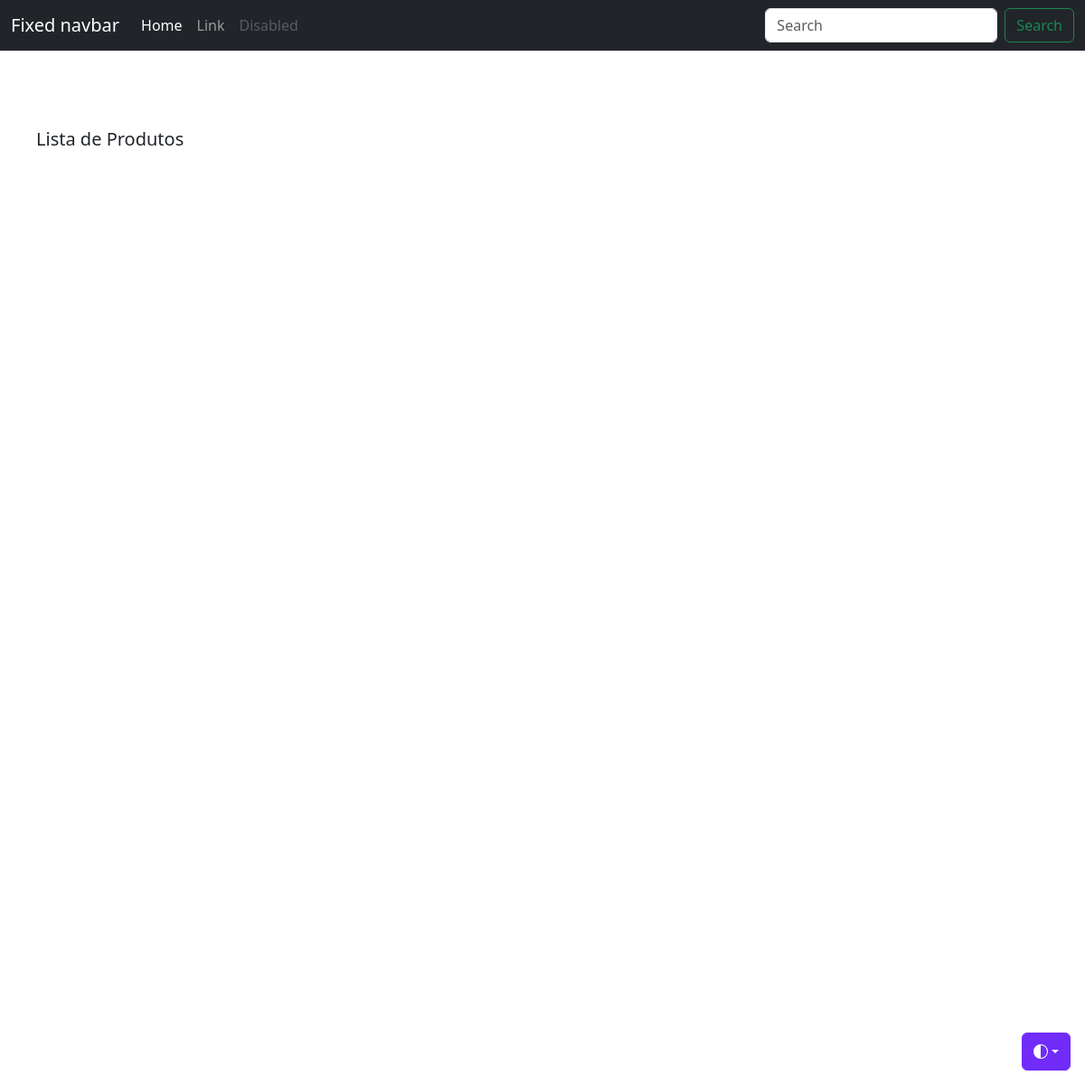
Before: /listar_produtos/ with the older database file.
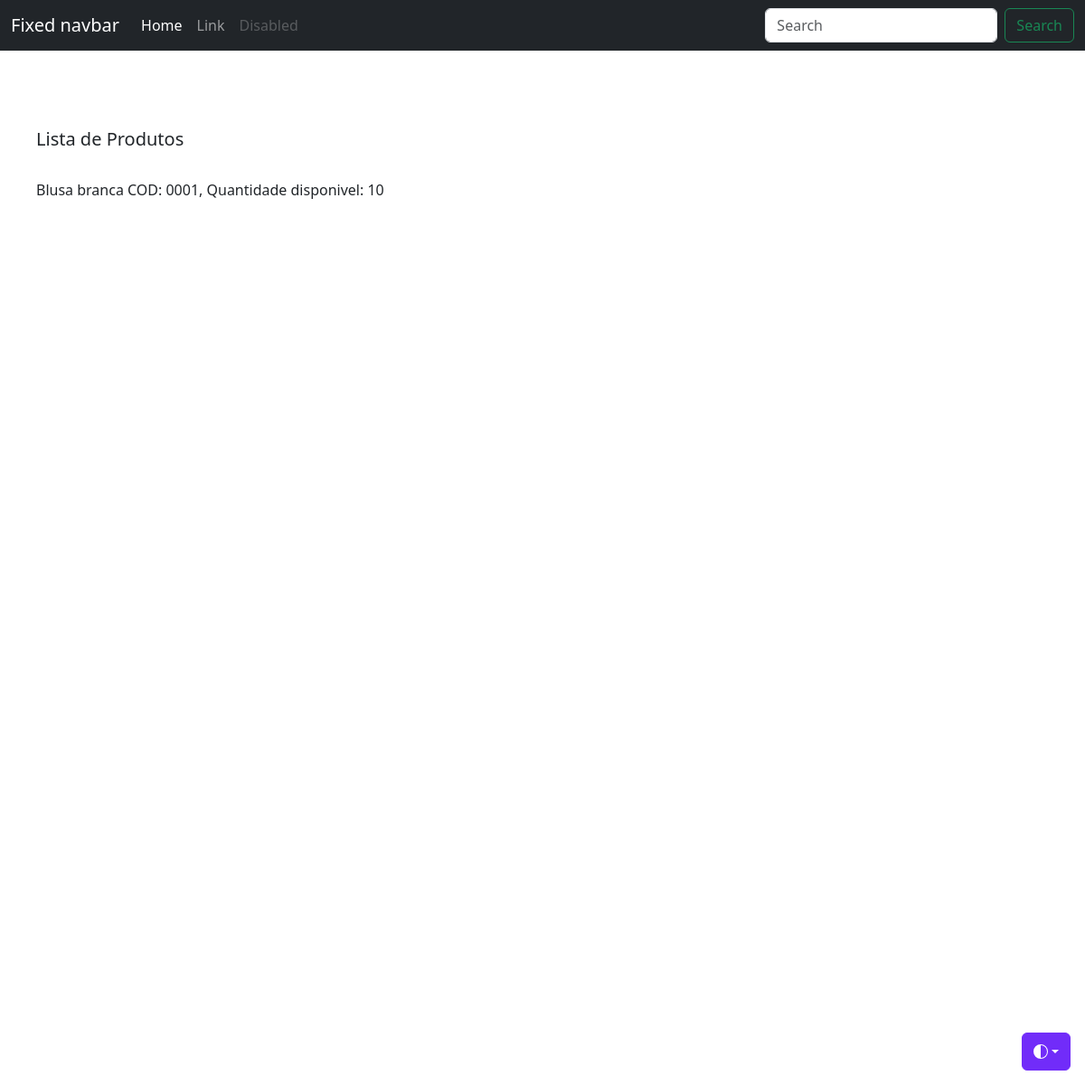
After: the same page with the newer database file.
### estoqueapp/models.py (models this page shows, shortened)
class Estoque(models.Model):
    categoria = models.CharField(max_length=50, blank=True, null=True)
    nome_item = models.CharField(max_length=50, blank=True, null=True)
    quantidade = models.IntegerField(default='0', blank=True, null=True)
    quantidade_recebida = models.IntegerField(default='0', blank=True, null=True)
    recebido_por = models.CharField(max_length=50, blank=True, null=True)
    quantidade_emitida = models.IntegerField(default='0', blank=True, null=True)
    emitido_por = models.CharField(max_length=50, blank=True, null=True)
    emitido_para = models.CharField(max_length=50, blank=True, null=True)
    numero_telefone = models.CharField(max_length=50, blank=True, null=True)
    criado_por = models.CharField(max_length=50, blank=True, null=True)
    nivel_reposicao = models.IntegerField(default='0', blank=True, null=True)
    ultima_atualizacao = models.DateTimeField(auto_now_add=False, auto_now=True)
    exportar_para_CSV = models.BooleanField(default=False)

### estoqueapp/views.py (the view)
# urls.py: path('listar_produtos/', views.listar_produtos, name='listar_produtos'),
def listar_produtos(request):
    title = 'Lista de Produtos'
    queryset = Estoque.objects.all()
    context = {
    "title": title,
    "queryset": queryset,
    }
    return render(request, "listar_produtos.html",context)

### estoqueapp/templates/listar_produtos.html (shortened to what this page needs)
{% load static %}
<!doctype html>
<html lang="en" data-bs-theme="auto">
  <head><script src="/docs/5.3/assets/js/color-modes.js"></script>
    <link rel="stylesheet" href="https://cdn.jsdelivr.net/npm/@docsearch/css@3">
<link href="{% static 'css/stylesheet.css' %}" rel="stylesheet">
<link href="{% static 'css/bootstrap.min.css' %}" rel="stylesheet">
<link href="{% static 'css/navbar-fixed.css' %}" rel="stylesheet">
    <link href="navbar-fixed.css" rel="stylesheet">
  </head>
  <body>
    <div class="dropdown position-fixed bottom-0 end-0 mb-3 me-3 bd-mode-toggle">
      <button class="btn btn-bd-primary py-2 dropdown-toggle d-flex align-items-center"
              id="bd-theme"
              type="button"
              aria-expanded="false"
              data-bs-toggle="dropdown"
              aria-label="Toggle theme (auto)">
        <svg class="bi my-1 theme-icon-active" width="1em" height="1em"><use href="#circle-half"></use></svg>
      </button>
    </div>
<nav class="navbar navbar-expand-md navbar-dark fixed-top bg-dark">
  <div class="container-fluid">
    <a class="navbar-brand" href="#">Fixed navbar</a>
    <div class="collapse navbar-collapse" id="navbarCollapse">
      <ul class="navbar-nav me-auto mb-2 mb-md-0">
        <li class="nav-item">
          <a class="nav-link active" aria-current="page" href="#">Home</a>
        </li>
        <li class="nav-item">
          <a class="nav-link" href="#">Link</a>
        </li>
        <li class="nav-item">
          <a class="nav-link disabled" aria-disabled="true">Disabled</a>
        </li>
      </ul>
      <form class="d-flex" role="search">
        <input class="form-control me-2" type="search" placeholder="Search" aria-label="Search">
        <button class="btn btn-outline-success" type="submit">Search</button>
      </form>
    </div>
  </div>
</nav>
<main>
    <div style='margin-left: 40px; margin-right: 40px; margin-top: 70px;'>
        <h5>{{title}}</h5>
        <br>
        {% for i in queryset %}
        {{i.nome_item}}, Quantidade disponivel: {{i.quantidade}}<br>
        {% endfor %}
    </div>
</main>
    </body>
</html>

Changed rows visible on the page:
added Estoque: nome_item "Blusa branca COD: 0001", quantidade "10"
